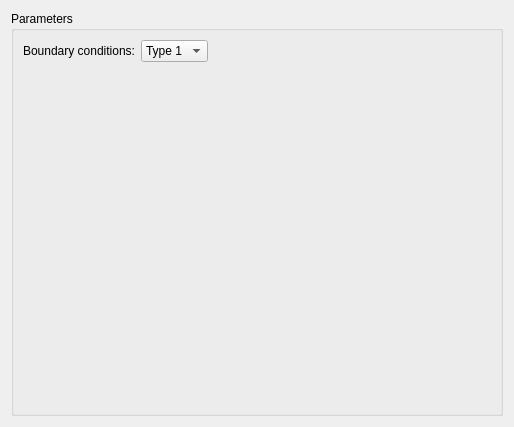
<?xml version="1.0" encoding="UTF-8"?>
<ui version="4.0">
 <class>Biomeng321Lab1</class>
 <widget class="QWidget" name="Biomeng321Lab1">
  <property name="geometry">
   <rect>
    <x>0</x>
    <y>0</y>
    <width>514</width>
    <height>427</height>
   </rect>
  </property>
  <property name="windowTitle">
   <string>Biomeng321 Lab1</string>
  </property>
  <layout class="QGridLayout" name="gridLayout">
   <item row="0" column="0">
    <widget class="QGroupBox" name="groupBox">
     <property name="title">
      <string>Parameters</string>
     </property>
     <layout class="QVBoxLayout" name="verticalLayout">
      <item>
       <layout class="QHBoxLayout" name="horizontalLayout">
        <item>
         <widget class="QLabel" name="label_17">
          <property name="text">
           <string>Boundary conditions:</string>
          </property>
         </widget>
        </item>
        <item>
         <widget class="QComboBox" name="comboBoxBoundaryConditions">
          <item>
           <property name="text">
            <string>Type 1</string>
           </property>
          </item>
          <item>
           <property name="text">
            <string>Type 2</string>
           </property>
          </item>
          <item>
           <property name="text">
            <string>Type 3</string>
           </property>
          </item>
          <item>
           <property name="text">
            <string>Type 4</string>
           </property>
          </item>
          <item>
           <property name="text">
            <string>Type 5</string>
           </property>
          </item>
         </widget>
        </item>
        <item>
         <spacer name="horizontalSpacer">
          <property name="orientation">
           <enum>Qt::Horizontal</enum>
          </property>
          <property name="sizeHint" stdset="0">
           <size>
            <width>40</width>
            <height>20</height>
           </size>
          </property>
         </spacer>
        </item>
       </layout>
      </item>
      <item>
       <spacer name="verticalSpacer">
        <property name="orientation">
         <enum>Qt::Vertical</enum>
        </property>
        <property name="sizeHint" stdset="0">
         <size>
          <width>20</width>
          <height>40</height>
         </size>
        </property>
       </spacer>
      </item>
     </layout>
    </widget>
   </item>
  </layout>
 </widget>
 <resources/>
 <connections/>
</ui>
